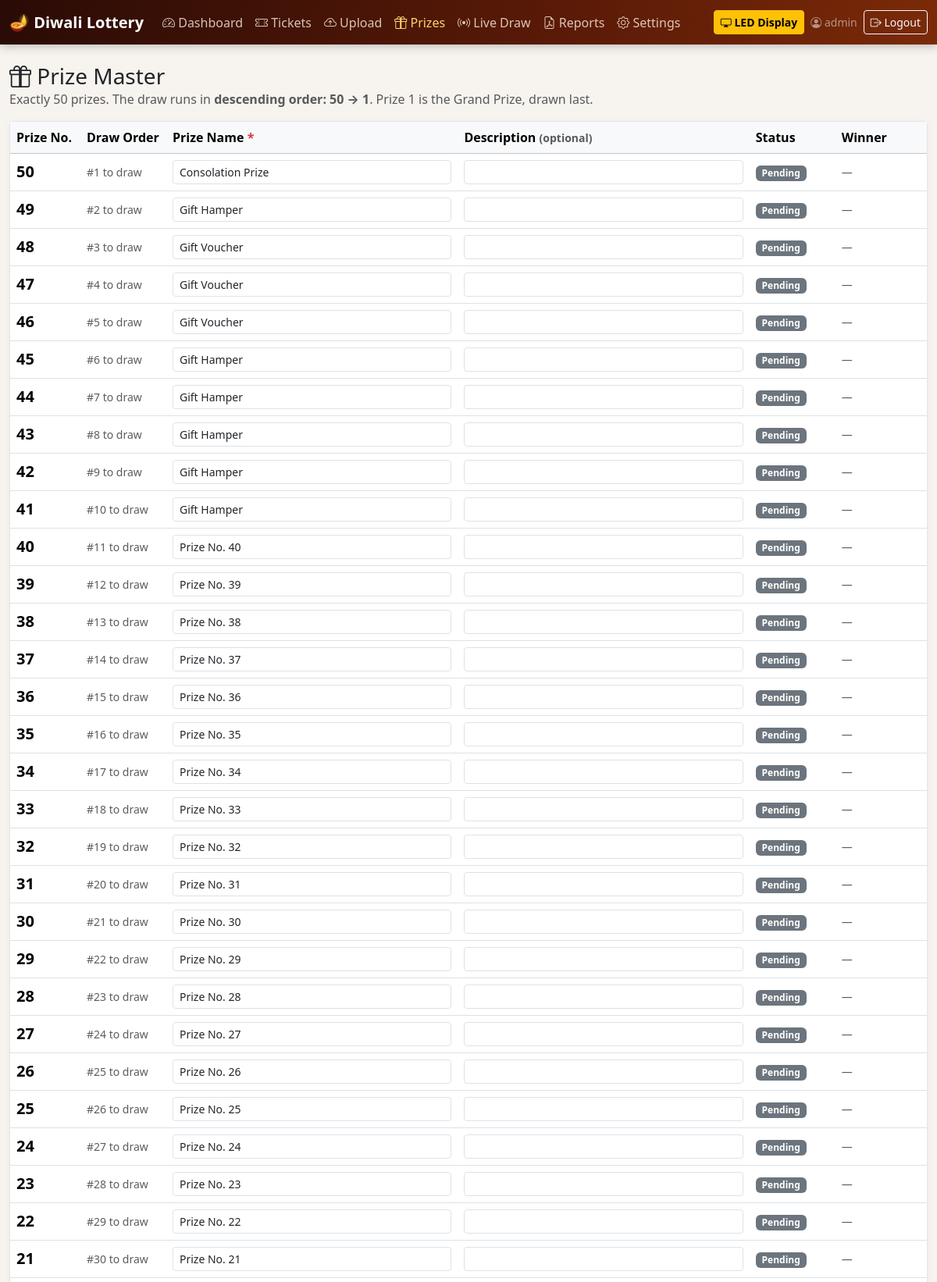
Page /admin/prizes.php (signed in, upper part) on the committed database.
### tables this page shows
CREATE TABLE `prizes` (
    `id`                INT UNSIGNED     NOT NULL AUTO_INCREMENT,
    `prize_number`      TINYINT UNSIGNED NOT NULL,
    `prize_name`        VARCHAR(150)     NOT NULL,
    `prize_description` VARCHAR(500)     NULL,
    `status`            ENUM('PENDING','DRAWN') NOT NULL DEFAULT 'PENDING',
    `created_at`        DATETIME NOT NULL DEFAULT CURRENT_TIMESTAMP,
    `updated_at`        DATETIME NOT NULL DEFAULT CURRENT_TIMESTAMP ON UPDATE CURRENT_TIMESTAMP,
    PRIMARY KEY (`id`),
    UNIQUE KEY `uq_prizes_number` (`prize_number`),
    KEY `idx_prizes_status_number` (`status`, `prize_number`),
    CONSTRAINT `chk_prize_number_range` CHECK (`prize_number` BETWEEN 1 AND 50)
);

### includes/functions.php (called while the page is built, shortened)
<?php
function e($value): string
{
    return htmlspecialchars((string) $value, ENT_QUOTES | ENT_SUBSTITUTE, 'UTF-8');
}
function base_url(): string
{
    static $base = null;
    if ($base !== null) {
        return $base;
    }
    $base = '';
    $scriptName = isset($_SERVER['SCRIPT_NAME']) ? str_replace('\\', '/', $_SERVER['SCRIPT_NAME']) : '';
    $scriptFile = isset($_SERVER['SCRIPT_FILENAME']) ? realpath($_SERVER['SCRIPT_FILENAME']) : false;
    $root = realpath(APP_ROOT);
    if ($scriptName !== '' && $scriptFile && $root) {
        $scriptFile = str_replace('\\', '/', $scriptFile);
        $root = str_replace('\\', '/', $root);
        if (stripos($scriptFile, $root) === 0) {
            $relative = substr($scriptFile, strlen($root));
            if ($relative !== '' && substr($scriptName, -strlen($relative)) === $relative) {
                $base = substr($scriptName, 0, -strlen($relative));
            }
        }
    }
    return $base = rtrim($base, '/');
}
function url(string $path = ''): string
{
    return base_url() . '/' . ltrim($path, '/');
}

### includes/auth.php (called while the page is built, shortened)
<?php
function current_username(): string
{
    return (string) ($_SESSION['username'] ?? '');
}

### config/database.php (called while the page is built, shortened)
<?php
function db(): PDO
{
    static $pdo = null;
    if ($pdo instanceof PDO) {
        return $pdo;
    }
    $dsn = 'mysql:host=' . DB_HOST . ';port=' . DB_PORT . ';dbname=' . DB_NAME . ';charset=utf8mb4';
    $pdo = new PDO($dsn, DB_USER, DB_PASS, [
        PDO::ATTR_ERRMODE            => PDO::ERRMODE_EXCEPTION,
        PDO::ATTR_DEFAULT_FETCH_MODE => PDO::FETCH_ASSOC,
        PDO::ATTR_EMULATE_PREPARES   => false,
        PDO::ATTR_STRINGIFY_FETCHES  => false,
    ]);
    $pdo->exec("SET time_zone = '" . date('P') . "'");
    $pdo->exec('SET SESSION innodb_lock_wait_timeout = 10');
    return $pdo;
}

### includes/draw.php (called while the page is built, shortened)
<?php
function draw_session_row(bool $forUpdate = false): array
{
    $sql = 'SELECT * FROM draw_session WHERE id = 1' . ($forUpdate ? ' FOR UPDATE' : '');
    $row = db()->query($sql)->fetch();
    return $row;
}
function confirmed_draw_count(): int
{
    return (int) db()->query('SELECT COUNT(*) FROM lottery_draws')->fetchColumn();
}
function setup_lock_reason(): ?string
{
    if (confirmed_draw_count() > 0) {
        return 'The lottery has started (winners already confirmed). Tickets and prizes are locked. Use Settings › Reset Lottery to unlock.';
    }
    $state = draw_session_row()['state'];
    return null;
}

### admin/prizes.php (the view, shortened to what this page needs)
<?php
$lock = setup_lock_reason();
$prizes = db()->query('SELECT p.*, d.winning_lottery_number, d.sold_by, d.sold_to
                         FROM prizes p LEFT JOIN lottery_draws d ON d.prize_id = p.id
                        WHERE p.prize_number BETWEEN 1 AND ' . (int) TOTAL_PRIZES . '
                        ORDER BY p.prize_number DESC')->fetchAll();
$old = $_SESSION['old_prizes'] ?? [];
$activeNav = 'prizes';
require APP_ROOT . '/includes/header.php';
?>
<div class="d-flex flex-wrap justify-content-between align-items-center mb-3 gap-2">
    <div>
        <h1 class="h3 mb-0"><i class="bi bi-gift"></i> Prize Master</h1>
        <p class="text-muted mb-0">Exactly <?= TOTAL_PRIZES ?> prizes. The draw runs in <strong>descending order: <?= TOTAL_PRIZES ?> → 1</strong>. Prize 1 is the Grand Prize, drawn last.</p>
    </div>
</div>
<form method="post">
    <div class="card">
        <div class="table-responsive">
            <table class="table align-middle mb-0">
                <thead class="table-light">
                    <tr>
                        <th style="width:90px">Prize No.</th>
                        <th style="width:110px">Draw Order</th>
                        <th>Prize Name <span class="text-danger">*</span></th>
                        <th>Description <span class="text-muted small">(optional)</span></th>
                        <th style="width:110px">Status</th>
                        <th>Winner</th>
                    </tr>
                </thead>
                <tbody>
                <?php foreach ($prizes as $p):
                    $n = (int) $p['prize_number'];
                    $name = $old[$n][0] ?? $p['prize_name'];
                    $desc = $old[$n][1] ?? (string) $p['prize_description']; ?>
                    <tr class="<?= $n === 1 ? 'table-warning' : '' ?>">
                        <td class="fw-bold fs-5"><?= $n ?></td>
                        <td class="text-muted small">#<?= TOTAL_PRIZES - $n + 1 ?> to draw</td>
                        <td><input class="form-control form-control-sm" name="name[<?= $n ?>]" value="<?= e($name) ?>" maxlength="150" required <?= $lock ? 'disabled' : '' ?>></td>
                        <td><input class="form-control form-control-sm" name="description[<?= $n ?>]" value="<?= e($desc) ?>" maxlength="500" <?= $lock ? 'disabled' : '' ?>></td>
                        <td>
                            <?php if ($p['status'] === 'DRAWN'): ?>
                                <span class="badge text-bg-success">Drawn</span>
                            <?php else: ?>
                                <span class="badge text-bg-secondary">Pending</span>
                            <?php endif; ?>
                        </td>
                        <td class="small">
                            <?php if ($p['winning_lottery_number'] !== null): ?>
                                <span class="fw-bold font-monospace"><?= e($p['winning_lottery_number']) ?></span>
                                <span class="text-muted">· <?= e($p['sold_by']) ?><?= $p['sold_to'] ? ' → ' . e($p['sold_to']) : '' ?></span>
                            <?php else: ?>
                                <span class="text-muted">—</span>
                            <?php endif; ?>
                        </td>
                    </tr>
                <?php endforeach; ?>
                </tbody>
            </table>
        </div>
    </div>
</form>
<?php require APP_ROOT . '/includes/footer.php'; ?>

### includes/header.php (shortened to what this page needs)
<?php
$activeNav = $activeNav ?? '';
$navItems = [
    'dashboard' => ['admin/dashboard.php', 'bi-speedometer2', 'Dashboard'],
    'tickets'   => ['admin/tickets.php', 'bi-ticket-perforated', 'Tickets'],
    'upload'    => ['admin/upload-tickets.php', 'bi-cloud-arrow-up', 'Upload'],
    'prizes'    => ['admin/prizes.php', 'bi-gift', 'Prizes'],
    'live'      => ['admin/live-draw.php', 'bi-broadcast', 'Live Draw'],
    'reports'   => ['admin/reports.php', 'bi-file-earmark-pdf', 'Reports'],
    'settings'  => ['admin/settings.php', 'bi-gear', 'Settings'],
];
?><!doctype html>
<html lang="en">
<head>
    <link rel="stylesheet" href="<?= e(url('assets/vendor/bootstrap/css/bootstrap.min.css')) ?>">
    <link rel="stylesheet" href="<?= e(url('assets/vendor/bootstrap-icons/bootstrap-icons.min.css')) ?>">
    <link rel="stylesheet" href="<?= e(url('assets/css/style.css')) ?>">
</head>
<body class="admin-body">
<nav class="navbar navbar-expand-lg navbar-dark admin-nav sticky-top">
    <div class="container-fluid">
        <a class="navbar-brand fw-bold" href="<?= e(url('admin/dashboard.php')) ?>">
            <span class="brand-diya">🪔</span> Diwali Lottery
        </a>
        <div class="collapse navbar-collapse" id="mainNav">
            <ul class="navbar-nav me-auto">
                <?php foreach ($navItems as $key => $item): ?>
                    <li class="nav-item">
                        <a class="nav-link<?= $activeNav === $key ? ' active' : '' ?>" href="<?= e(url($item[0])) ?>">
                            <i class="bi <?= e($item[1]) ?>"></i> <?= e($item[2]) ?>
                        </a>
                    </li>
                <?php endforeach; ?>
            </ul>
            <div class="d-flex align-items-center gap-2">
                <a class="btn btn-sm btn-warning fw-semibold" href="<?= e(url('live-display.php')) ?>" target="_blank" rel="noopener">
                    <i class="bi bi-display"></i> LED Display
                </a>
                <span class="text-white-50 small d-none d-lg-inline"><i class="bi bi-person-circle"></i> <?= e(current_username()) ?></span>
                <form method="post" action="<?= e(url('logout.php')) ?>" class="m-0">
                    <button class="btn btn-sm btn-outline-light" type="submit"><i class="bi bi-box-arrow-right"></i> Logout</button>
                </form>
            </div>
        </div>
    </div>
</nav>
<main class="container-xxl py-4">

### includes/footer.php (shortened to what this page needs)
</main>
</body>
</html>

### assets/css/style.css (style rules this page uses)
:root { --festive-1: #b8410b; --festive-2: #e8a317; --festive-dark: #2a0b05; --festive-ink: #3b1203; }
body.admin-body { background: #f7f3ee; min-height: 100vh; display: flex; flex-direction: column; }
body.admin-body main { flex: 1; }
.admin-nav { background: linear-gradient(90deg, #2a0b05, #5a1a07 60%, #7a2a08); box-shadow: 0 2px 12px rgba(0, 0, 0, 0.25); }
.admin-nav .nav-link { color: rgba(255, 240, 220, 0.8); }
.admin-nav .nav-link:hover, .admin-nav .nav-link.active { color: #ffd36e; }
.brand-diya { font-size: 1.3rem; }
.card { border: 1px solid rgba(90, 40, 10, 0.12); box-shadow: 0 2px 10px rgba(80, 40, 10, 0.05); }

### rows in the picture
prizes: prize_number "50", TOTAL_PRIZES - $n + 1 "1", prize_name "Consolation Prize", status "Pending"
prizes: prize_number "49", TOTAL_PRIZES - $n + 1 "2", prize_name "Gift Hamper", status "Pending"
prizes: prize_number "48", TOTAL_PRIZES - $n + 1 "3", prize_name "Gift Voucher", status "Pending"
prizes: prize_number "47", TOTAL_PRIZES - $n + 1 "4", prize_name "Gift Voucher", status "Pending"
prizes: prize_number "46", TOTAL_PRIZES - $n + 1 "5", prize_name "Gift Voucher", status "Pending"
prizes: prize_number "45", TOTAL_PRIZES - $n + 1 "6", prize_name "Gift Hamper", status "Pending"
prizes: prize_number "44", TOTAL_PRIZES - $n + 1 "7", prize_name "Gift Hamper", status "Pending"
prizes: prize_number "43", TOTAL_PRIZES - $n + 1 "8", prize_name "Gift Hamper", status "Pending"
prizes: prize_number "42", TOTAL_PRIZES - $n + 1 "9", prize_name "Gift Hamper", status "Pending"
prizes: prize_number "41", TOTAL_PRIZES - $n + 1 "10", prize_name "Gift Hamper", status "Pending"
prizes: prize_number "40", TOTAL_PRIZES - $n + 1 "11", prize_name "Prize No. 40", status "Pending"
prizes: prize_number "39", TOTAL_PRIZES - $n + 1 "12", prize_name "Prize No. 39", status "Pending"
prizes: prize_number "38", TOTAL_PRIZES - $n + 1 "13", prize_name "Prize No. 38", status "Pending"
prizes: prize_number "37", TOTAL_PRIZES - $n + 1 "14", prize_name "Prize No. 37", status "Pending"
prizes: prize_number "36", TOTAL_PRIZES - $n + 1 "15", prize_name "Prize No. 36", status "Pending"
prizes: prize_number "35", TOTAL_PRIZES - $n + 1 "16", prize_name "Prize No. 35", status "Pending"
prizes: prize_number "34", TOTAL_PRIZES - $n + 1 "17", prize_name "Prize No. 34", status "Pending"
prizes: prize_number "33", TOTAL_PRIZES - $n + 1 "18", prize_name "Prize No. 33", status "Pending"
prizes: prize_number "32", TOTAL_PRIZES - $n + 1 "19", prize_name "Prize No. 32", status "Pending"
prizes: prize_number "31", TOTAL_PRIZES - $n + 1 "20", prize_name "Prize No. 31", status "Pending"
prizes: prize_number "30", TOTAL_PRIZES - $n + 1 "21", prize_name "Prize No. 30", status "Pending"
prizes: prize_number "29", TOTAL_PRIZES - $n + 1 "22", prize_name "Prize No. 29", status "Pending"
prizes: prize_number "28", TOTAL_PRIZES - $n + 1 "23", prize_name "Prize No. 28", status "Pending"
prizes: prize_number "27", TOTAL_PRIZES - $n + 1 "24", prize_name "Prize No. 27", status "Pending"
prizes: prize_number "26", TOTAL_PRIZES - $n + 1 "25", prize_name "Prize No. 26", status "Pending"
prizes: prize_number "25", TOTAL_PRIZES - $n + 1 "26", prize_name "Prize No. 25", status "Pending"
prizes: prize_number "24", TOTAL_PRIZES - $n + 1 "27", prize_name "Prize No. 24", status "Pending"
prizes: prize_number "23", TOTAL_PRIZES - $n + 1 "28", prize_name "Prize No. 23", status "Pending"
prizes: prize_number "22", TOTAL_PRIZES - $n + 1 "29", prize_name "Prize No. 22", status "Pending"
prizes: prize_number "21", TOTAL_PRIZES - $n + 1 "30", prize_name "Prize No. 21", status "Pending"

### other values in the picture
$item[2] "Dashboard"
$item[2] "Tickets"
$item[2] "Upload"
$item[2] "Prizes"
$item[2] "Live Draw"
$item[2] "Reports"
$item[2] "Settings"
current_username() "admin"
TOTAL_PRIZES "50"
